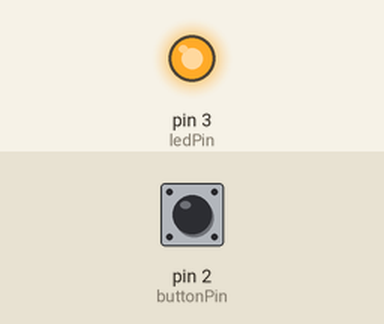
The sketch below on a simulated Arduino Uno, built with avr-gcc and run on an emulated ATmega328P. On the bench: output pins drawn as LEDs (lit = HIGH). Dashed ring = blinking. The test bench sets the inputs (shaded band); at power-on: pin 2 (buttonPin) HIGH.

Above: at 1.2 s.
1.3 s: pin 2 (buttonPin) pulled LOW for 0.15 s
At 2.1 s:
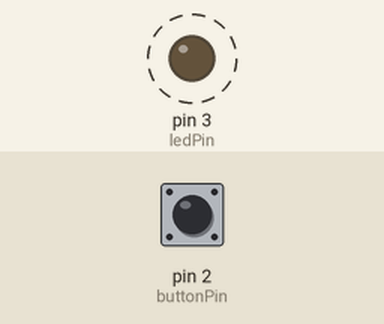
Timing chart, 0 to 10.4 s (numbered marks = the images above; inputs shaded):
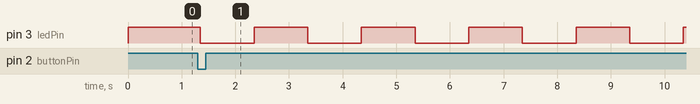

Measured:
- after the input at 1.3 s, pin 3 (ledPin): alternates HIGH for 1.0 s and LOW for 1.0 s, starting after 0.05 s

The sketch:

1123-HW3.2.ino
```cpp
const int ledPin = 3;      // LED 接在 D3
const int buttonPin = 2;   // 按鈕接在 D2

int ledState = HIGH;       // LED 初始狀態
int mode = 0;              // LED 模式：0=恆亮, 1=慢閃, 2=中閃, 3=快閃

int buttonState;           // 當前按鈕狀態
int lastButtonState = LOW; // 上一次按鈕狀態

unsigned long lastDebounceTime = 0;
unsigned long debounceDelay = 50;    // 去抖動時間 50ms

unsigned long previousMillis = 0;    // 記錄上次閃爍時間

void setup() {
  pinMode(ledPin, OUTPUT);
  pinMode(buttonPin, INPUT_PULLUP);  // 按鈕用 INPUT_PULLUP
  digitalWrite(ledPin, ledState);    // 初始 LED 狀態
}

void loop() {
  int reading = digitalRead(buttonPin);

  // 去抖動判斷
  if (reading != lastButtonState) {
    lastDebounceTime = millis();
  }

  if ((millis() - lastDebounceTime) > debounceDelay) {
    // 按鈕狀態改變
    if (reading == LOW && buttonState == HIGH) { // 按下按鈕時
      mode++;
      if (mode > 3) mode = 0; // 循環回 0
    }
    buttonState = reading;
  }

  lastButtonState = reading;

  // 控制 LED
  unsigned long currentMillis = millis();
  switch(mode) {
    case 0: // 恆亮
      digitalWrite(ledPin, HIGH);
      break;
    case 1: // 慢閃爍
      if (currentMillis - previousMillis >= 1000) { // 1秒切換一次
        previousMillis = currentMillis;
        ledState = !ledState;
        digitalWrite(ledPin, ledState);
      }
      break;
    case 2: // 中速閃爍
      if (currentMillis - previousMillis >= 500) { // 0.5秒切換一次
        previousMillis = currentMillis;
        ledState = !ledState;
        digitalWrite(ledPin, ledState);
      }
      break;
    case 3: // 快閃爍
      if (currentMillis - previousMillis >= 200) { // 0.2秒切換一次
        previousMillis = currentMillis;
        ledState = !ledState;
        digitalWrite(ledPin, ledState);
      }
      break;
  }
}
```
